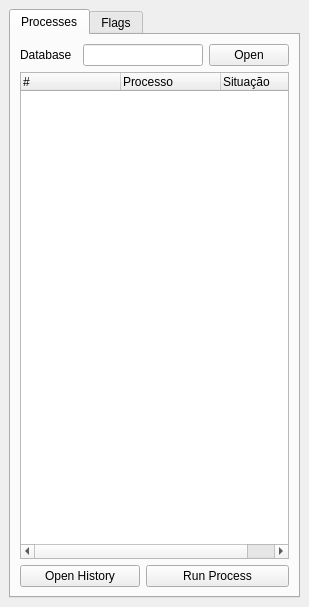
<?xml version="1.0" encoding="UTF-8"?>
<ui version="4.0">
 <class>ValidationToolbox</class>
 <widget class="QDockWidget" name="ValidationToolbox">
  <property name="geometry">
   <rect>
    <x>0</x>
    <y>0</y>
    <width>309</width>
    <height>607</height>
   </rect>
  </property>
  <property name="windowTitle">
   <string>Validation Toolbox</string>
  </property>
  <widget class="QWidget" name="dockWidgetContents">
   <layout class="QGridLayout" name="gridLayout">
    <item row="0" column="0">
     <widget class="QTabWidget" name="validationTabWidget">
      <property name="currentIndex">
       <number>0</number>
      </property>
      <widget class="QWidget" name="tab">
       <attribute name="title">
        <string>Processes</string>
       </attribute>
       <layout class="QGridLayout" name="gridLayout_2">
        <item row="0" column="0">
         <widget class="QLabel" name="label">
          <property name="text">
           <string>Database</string>
          </property>
         </widget>
        </item>
        <item row="0" column="1" colspan="2">
         <widget class="QLineEdit" name="databaseLineEdit"/>
        </item>
        <item row="0" column="3">
         <widget class="QPushButton" name="openDbPushButton">
          <property name="text">
           <string>Open</string>
          </property>
         </widget>
        </item>
        <item row="1" column="0" colspan="4">
         <widget class="QTreeWidget" name="processTreeWidget">
          <property name="minimumSize">
           <size>
            <width>0</width>
            <height>40</height>
           </size>
          </property>
          <attribute name="headerMinimumSectionSize">
           <number>5</number>
          </attribute>
          <attribute name="headerStretchLastSection">
           <bool>false</bool>
          </attribute>
          <column>
           <property name="text">
            <string>#</string>
           </property>
          </column>
          <column>
           <property name="text">
            <string>Processo</string>
           </property>
          </column>
          <column>
           <property name="text">
            <string>Situação</string>
           </property>
          </column>
         </widget>
        </item>
        <item row="2" column="0" colspan="2">
         <widget class="QPushButton" name="historyButton">
          <property name="text">
           <string>Open History</string>
          </property>
         </widget>
        </item>
        <item row="2" column="2" colspan="2">
         <widget class="QPushButton" name="runButton">
          <property name="text">
           <string>Run Process</string>
          </property>
         </widget>
        </item>
       </layout>
      </widget>
      <widget class="QWidget" name="tab_2">
       <attribute name="title">
        <string>Flags</string>
       </attribute>
       <layout class="QGridLayout" name="gridLayout_3">
        <item row="0" column="0">
         <widget class="QTreeWidget" name="flagTreeWidget">
          <property name="minimumSize">
           <size>
            <width>0</width>
            <height>40</height>
           </size>
          </property>
          <attribute name="headerMinimumSectionSize">
           <number>1</number>
          </attribute>
          <attribute name="headerStretchLastSection">
           <bool>false</bool>
          </attribute>
          <column>
           <property name="text">
            <string>id</string>
           </property>
          </column>
          <column>
           <property name="text">
            <string>layer</string>
           </property>
          </column>
          <column>
           <property name="text">
            <string>feat_id</string>
           </property>
          </column>
          <column>
           <property name="text">
            <string>reason</string>
           </property>
          </column>
          <column>
           <property name="text">
            <string>user_fixed</string>
           </property>
          </column>
         </widget>
        </item>
        <item row="1" column="0">
         <widget class="QCheckBox" name="suggestionCheckBox">
          <property name="text">
           <string>Show suggestions</string>
          </property>
         </widget>
        </item>
       </layout>
      </widget>
     </widget>
    </item>
   </layout>
  </widget>
 </widget>
 <resources/>
 <connections/>
</ui>
